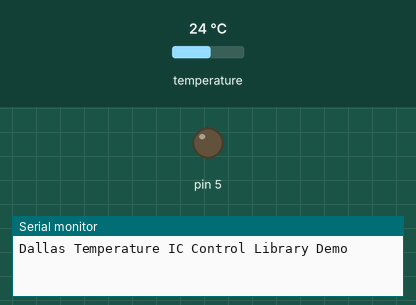
This sketch was run on a simulated Arduino Uno, built with avr-gcc and run on an emulated ATmega328P. Shown: output pins drawn as LEDs (lit = HIGH), the last lines printed to the serial monitor. The test bench sets the inputs (shaded band); at power-on: temperature 24 °C.

Above: at 0.1 s.
At 0.8 s:
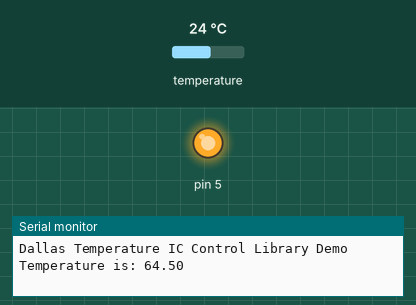
Timing chart, 0 to 2.3 s (numbered marks = the images above):
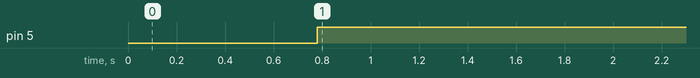

The sketch:

water_temp.ino
```cpp
#include <OneWire.h>
#include <DallasTemperature.h>

float temp = 0.0;
int j = 1;
int i = 1;

/********************************************************************/
// Data wire is plugged into pin 2 on the Arduino
#define ONE_WIRE_BUS 2
/********************************************************************/
// Setup a oneWire instance to communicate with any OneWire devices
// (not just Maxim/Dallas temperature ICs)
OneWire oneWire(ONE_WIRE_BUS);
/********************************************************************/
// Pass our oneWire reference to Dallas Temperature.
DallasTemperature sensors(&oneWire);
/********************************************************************/
void setup(void)
{
 // start serial port
 Serial.begin(9600);
 Serial.println("Dallas Temperature IC Control Library Demo");
 // Start up the library
 sensors.begin();
 pinMode(5, OUTPUT);
}
void loop(void)
{
 // call sensors.requestTemperatures() to issue a global temperature
 // request to all devices on the bus
/********************************************************************/
 //Serial.print(" Requesting temperatures...");
 sensors.requestTemperatures(); // Send the command to get temperature readings
 //Serial.println("DONE");
/********************************************************************/
 Serial.print("Temperature is: ");
 temp=(((sensors.getTempCByIndex(0))*(9/5))+32.0+8.5);
 Serial.println(temp); // Why "byIndex"?

 if(temp>=80.0&&j==1){
  digitalWrite(5, LOW);
  j=0;
  i=1;
 }

 if(temp<=70.0&&i==1){
  digitalWrite(5,HIGH);
  i=0;
  j=1;
 }
   // You can have more than one DS18B20 on the same bus.
   // 0 refers to the first IC on the wire
   delay(400);
}
```

Measured:
- by itself, pin 5: LOW → HIGH at 0.78 s
